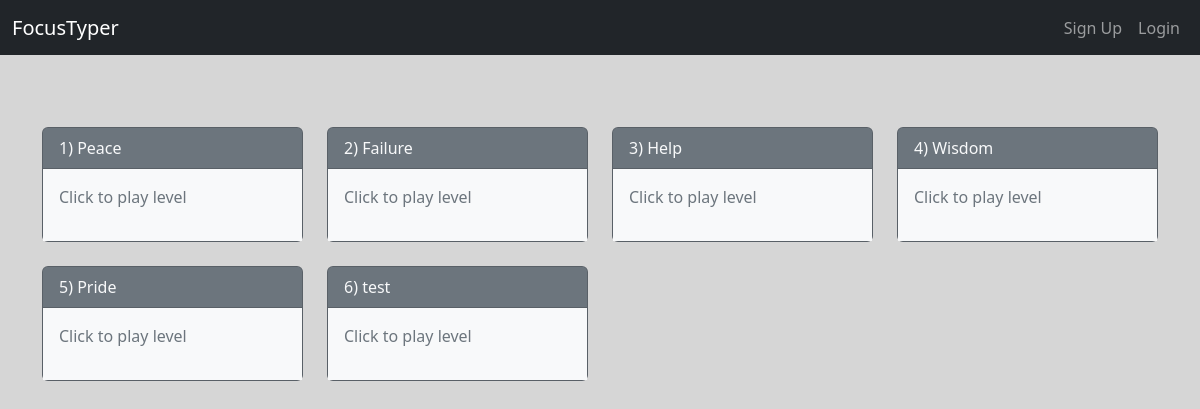
The page / on the database its author committed.
### home/models.py (models this page shows, shortened)
class Level(models.Model):
    level_number = models.IntegerField(unique=True, default=None)
    level_title = models.CharField(max_length=50)
    level_text = models.CharField(max_length=500)

### home/views.py (the view)
# urls.py: 2. Add a URL to urlpatterns:  path('', views.home, name='home')
def home(request):
    levels = Level.objects.all()
    records = []
    user = request.user
    for level in levels:
        if user.is_authenticated:
            try:
                record = User_Level_Record.objects.get(level=level, user=user)
                records.append({'level': level, 'record': record})
            except User_Level_Record.DoesNotExist:
                records.append({'level': level, 'record': None})
        else:
            records.append({'level': level, 'record': None})
    context = {
        'records':records
    }
    return render(request, 'home.html', context)

### home/templates/home.html
{% extends 'base.html' %}
{% block content %}
	{% include 'navbar.html' %}
	<div class="container">
		<br><br><br>
		<div class="row row-cols-1 row-cols-md-4 g-4">
			{% for record in records %}
				<div class="col">
					<a href="{% url 'play' record.level.level_number %}" class="text-decoration-none">
						<div class="card text-bg-secondary mb-3 h-100">
							<div class="card-header bg-secondary text-light">
								{{record.level.level_number}}) {{record.level.level_title}}
							</div>
							<div class="card-body bg-light text-secondary">
								{% if record.record %}
									<div class="card-text">Score: {{ record.record.score }}</div>
									<div class="card-text">Speed: {{ record.record.speed }} wpm</div>
									<div class="card-text">Accuracy: {{ record.record.accuracy }}%</div>
									<div class="card-text">Focus: {{ record.record.focus }}%</div>
								{% else %}
									<div class="card-text">Click to play level</div>
								{% endif %}
							</div>
						</div>
					</a>
				</div>
			{% endfor %}
		</div>
	</div>
{% endblock %}

### home/static/css/play.css (style rules this page uses)
html, body { height: 100vh; background-color: rgb(214, 214, 214); font-size: 16px; }

### rows shown on the page
Level: level.level_number "1", level.level_title "Peace"
Level: level.level_number "2", level.level_title "Failure"
Level: level.level_number "3", level.level_title "Help"
Level: level.level_number "4", level.level_title "Wisdom"
Level: level.level_number "5", level.level_title "Pride"
Level: level.level_number "6", level.level_title "test"
